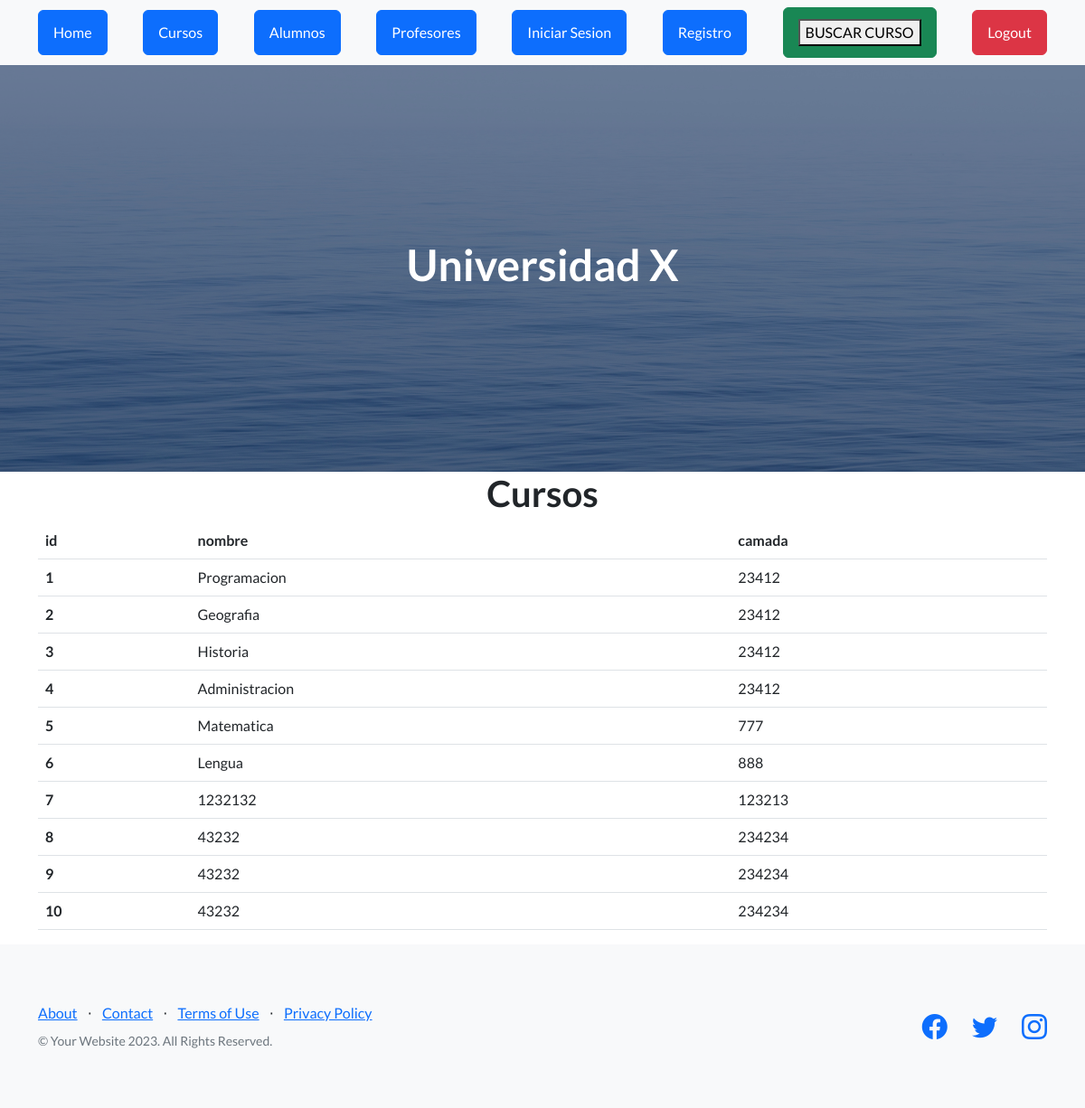
The app's page /AppUniversidad/ver_cursos, older data.
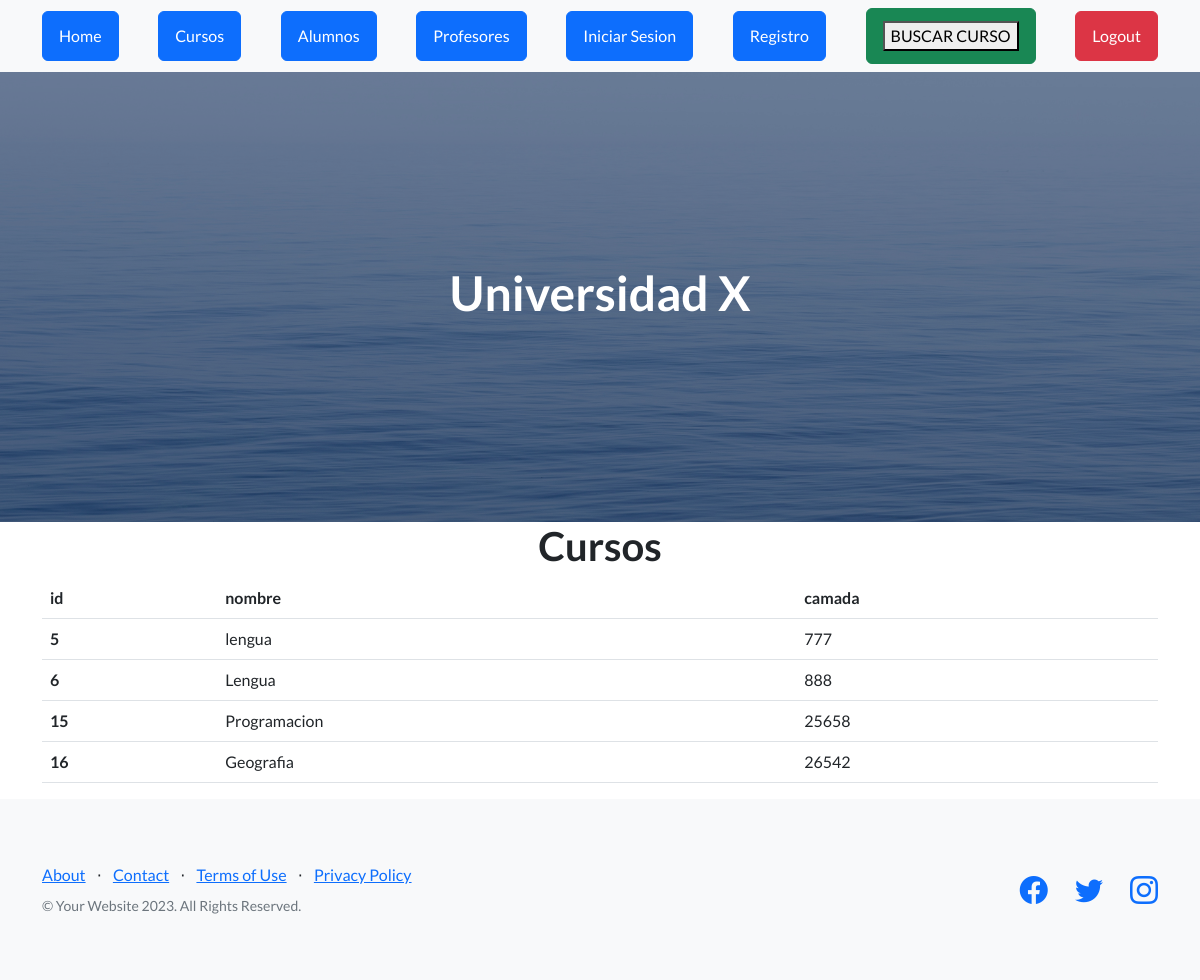
The same page, newer data.
### AppUniversidad/models.py (models this page shows, shortened)
class Curso(models.Model):
    nombre = models.CharField(max_length=40)
    camada = models.IntegerField()

### AppUniversidad/views.py (the view)
# urls.py: path("ver_cursos", views.ver_cursos , name="cursos"),
def ver_cursos(request):
    cursos = Curso.objects.all()
    dicc = {"cursos": cursos}
    plantilla = loader.get_template("cursos.html")
    documento = plantilla.render(dicc)
    return HttpResponse(documento)

### AppUniversidad/template/cursos.html
{% extends 'padre.html' %}
{% load static %}
{% block contenido %}
    <main class="container">
        <h1 class="text-center"> Cursos </h1>
        <table class="table">
            <thead>
                <tr>
                    <th>id</th>
                    <th>nombre</th>
                    <th>camada</th>
                </tr>
            </thead>
            <tbody>
                {% for n in cursos %}
                <tr>
                    <th scope="row">{{n.id}}</th>
                    <td>{{n.nombre}}</td>
                    <td>{{n.camada}}</td>
                </tr>
                {% endfor %}
            </tbody>
        </table>
    </main>
{% endblock %}

### AppUniversidad/template/padre.html (shortened to what this page needs)
<!DOCTYPE html>
<html lang="en">
    <head>
        {% load static %}
        <link href="https://cdn.jsdelivr.net/npm/bootstrap-icons@1.5.0/font/bootstrap-icons.css" rel="stylesheet" type="text/css" />
        <link href="{% static 'AppUniversidad/css/styles.css' %}" rel="stylesheet" />
    </head>
    <body>
        <nav class="navbar navbar-light bg-light static-top">
            <div class="container">
                <a class="btn btn-primary" href="{% url 'home' %}">Home</a>
                <a class="btn btn-primary" href="{% url 'cursos' %}">Cursos</a>
                <a class="btn btn-primary" href="{% url 'alumnos' %}">Alumnos</a>
                <a class="btn btn-primary" href="{% url 'profesores' %}">Profesores</a>
                <a class="btn btn-primary" href="{% url 'Login' %}">Iniciar Sesion</a>
                <a class="btn btn-primary" href="{% url 'Register' %}"">Registro</a>
                <a class="btn btn-success" href="http://127.0.0.1:8000/AppUniversidad/buscar_curso"><button>BUSCAR CURSO</button></a>
                <form method="post" action="{% url 'Logout' %}">
                    <button type="submit" class="btn btn-danger">Logout</button>
                </form>
            </div>
        </nav>
        <header class="masthead">
            <div class="container position-relative">
                <h1 class="text-center" style="color:white"> Universidad X </h1>
            </div>
        </header>
        {% block contenido %}
        {% endblock %}
        <footer class="footer bg-light">
            <div class="container">
                <div class="row">
                    <div class="col-lg-6 h-100 text-center text-lg-start my-auto">
                        <ul class="list-inline mb-2">
                            <li class="list-inline-item"><a href="#!">About</a></li>
                            <li class="list-inline-item">⋅</li>
                            <li class="list-inline-item"><a href="#!">Contact</a></li>
                            <li class="list-inline-item">⋅</li>
                            <li class="list-inline-item"><a href="#!">Terms of Use</a></li>
                            <li class="list-inline-item">⋅</li>
                            <li class="list-inline-item"><a href="#!">Privacy Policy</a></li>
                        </ul>
                        <p class="text-muted small mb-4 mb-lg-0">&copy; Your Website 2023. All Rights Reserved.</p>
                    </div>
                    <div class="col-lg-6 h-100 text-center text-lg-end my-auto">
                        <ul class="list-inline mb-0">
                            <li class="list-inline-item me-4">
                                <a href="#!"><i class="bi-facebook fs-3"></i></a>
                            </li>
                            <li class="list-inline-item me-4">
                                <a href="#!"><i class="bi-twitter fs-3"></i></a>
                            </li>
                            <li class="list-inline-item">
                                <a href="#!"><i class="bi-instagram fs-3"></i></a>
                            </li>
                        </ul>
                    </div>
                </div>
            </div>
        </footer>
    </body>
</html>

Row changes from the older to the newer data that the page shows:
removed Curso: id "1", nombre "Programacion", camada "23412"
removed Curso: id "2", nombre "Geografia", camada "23412"
removed Curso: id "3", nombre "Historia", camada "23412"
removed Curso: id "4", nombre "Administracion", camada "23412"
removed Curso: id "7", nombre "1232132", camada "123213"
removed Curso: id "8", nombre "43232", camada "234234"
removed Curso: id "9", nombre "43232", camada "234234"
removed Curso: id "10", nombre "43232", camada "234234"
changed Curso id 5: nombre "Matematica" → "lengua"
added Curso: id "15", nombre "Programacion", camada "25658"
added Curso: id "16", nombre "Geografia", camada "26542"
